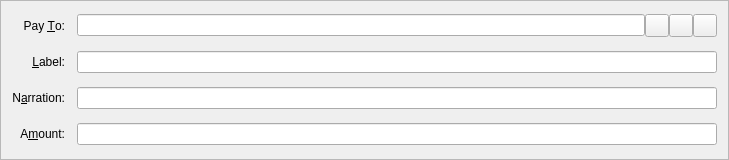
<?xml version="1.0" encoding="UTF-8"?>
<ui version="4.0">
 <class>SendCoinsEntry</class>
 <widget class="QFrame" name="SendCoinsEntry">
  <property name="geometry">
   <rect>
    <x>0</x>
    <y>0</y>
    <width>729</width>
    <height>160</height>
   </rect>
  </property>
  <property name="windowTitle">
   <string>Form</string>
  </property>
  <property name="frameShape">
   <enum>QFrame::StyledPanel</enum>
  </property>
  <property name="frameShadow">
   <enum>QFrame::Sunken</enum>
  </property>
  <layout class="QGridLayout" name="gridLayout">
   <property name="spacing">
    <number>12</number>
   </property>
   <item row="6" column="0">
    <widget class="QLabel" name="label">
     <property name="text">
      <string>A&amp;mount:</string>
     </property>
     <property name="alignment">
      <set>Qt::AlignRight|Qt::AlignTrailing|Qt::AlignVCenter</set>
     </property>
     <property name="buddy">
      <cstring>payAmount</cstring>
     </property>
    </widget>
   </item>
   <item row="3" column="0">
    <widget class="QLabel" name="label_2">
     <property name="text">
      <string>Pay &amp;To:</string>
     </property>
     <property name="alignment">
      <set>Qt::AlignRight|Qt::AlignTrailing|Qt::AlignVCenter</set>
     </property>
     <property name="buddy">
      <cstring>payTo</cstring>
     </property>
    </widget>
   </item>
   <item row="6" column="1">
    <widget class="BitcoinAmountField" name="payAmount"/>
   </item>
   <item row="4" column="1">
    <layout class="QHBoxLayout" name="horizontalLayout_2">
     <property name="spacing">
      <number>0</number>
     </property>
     <item>
      <widget class="QValidatedLineEdit" name="addAsLabel">
       <property name="enabled">
        <bool>true</bool>
       </property>
       <property name="toolTip">
        <string>Enter a label for this address to add it to your address book</string>
       </property>
      </widget>
     </item>
    </layout>
   </item>
   <item row="5" column="0">
    <widget class="QLabel" name="label">
     <property name="text">
      <string>N&amp;arration:</string>
     </property>
     <property name="alignment">
      <set>Qt::AlignRight|Qt::AlignTrailing|Qt::AlignVCenter</set>
     </property>
     <property name="buddy">
      <cstring>narration</cstring>
     </property>
    </widget>
   </item>
   <item row="5" column="1">
    <widget class="QValidatedLineEdit" name="narration">
     <property name="enabled">
      <bool>true</bool>
     </property>
     <property name="toolTip">
      <string>Enter a short note to send with payment (max 24 characters)</string>
     </property>
    </widget>
   </item>
   <item row="4" column="0">
    <widget class="QLabel" name="label_4">
     <property name="text">
      <string>&amp;Label:</string>
     </property>
     <property name="alignment">
      <set>Qt::AlignRight|Qt::AlignTrailing|Qt::AlignVCenter</set>
     </property>
     <property name="buddy">
      <cstring>addAsLabel</cstring>
     </property>
    </widget>
   </item>
   <item row="3" column="1">
    <layout class="QHBoxLayout" name="payToLayout">
     <property name="spacing">
      <number>0</number>
     </property>
     <item>
      <widget class="QValidatedLineEdit" name="payTo">
       <property name="toolTip">
        <string>&lt;html&gt;&lt;head/&gt;&lt;body&gt;&lt;p&gt;The address to send the payment to  (e.g. smYmDZx6CmfbB5Lu79wKgn4GHixqErhF5FJQAckQK8MFsS5GwJLv2MxpAF56c6YfRokMXpNy4ohVtkeZBXLT8SsERis4e4muiRNYjR)&lt;/p&gt;&lt;/body&gt;&lt;/html&gt;</string>
       </property>
       <property name="maxLength">
        <number>34</number>
       </property>
      </widget>
     </item>
     <item>
      <widget class="QToolButton" name="addressBookButton">
       <property name="toolTip">
        <string>Choose address from address book</string>
       </property>
       <property name="text">
        <string/>
       </property>
       <property name="icon">
        <iconset resource="../bitcoin.qrc">
         <normaloff>:/icons/address-book</normaloff>:/icons/address-book</iconset>
       </property>
       <property name="shortcut">
        <string>Alt+A</string>
       </property>
      </widget>
     </item>
     <item>
      <widget class="QToolButton" name="pasteButton">
       <property name="toolTip">
        <string>Paste address from clipboard</string>
       </property>
       <property name="text">
        <string/>
       </property>
       <property name="icon">
        <iconset resource="../bitcoin.qrc">
         <normaloff>:/icons/editpaste</normaloff>:/icons/editpaste</iconset>
       </property>
       <property name="shortcut">
        <string>Alt+P</string>
       </property>
      </widget>
     </item>
     <item>
      <widget class="QToolButton" name="deleteButton">
       <property name="toolTip">
        <string>Remove this recipient</string>
       </property>
       <property name="text">
        <string/>
       </property>
       <property name="icon">
        <iconset resource="../bitcoin.qrc">
         <normaloff>:/icons/remove</normaloff>:/icons/remove</iconset>
       </property>
      </widget>
     </item>
    </layout>
   </item>
  </layout>
 </widget>
 <customwidgets>
  <customwidget>
   <class>QValidatedLineEdit</class>
   <extends>QLineEdit</extends>
   <header>qvalidatedlineedit.h</header>
  </customwidget>
  <customwidget>
   <class>BitcoinAmountField</class>
   <extends>QLineEdit</extends>
   <header>bitcoinamountfield.h</header>
   <container>1</container>
  </customwidget>
 </customwidgets>
 <resources>
  <include location="../bitcoin.qrc"/>
 </resources>
 <connections/>
</ui>
